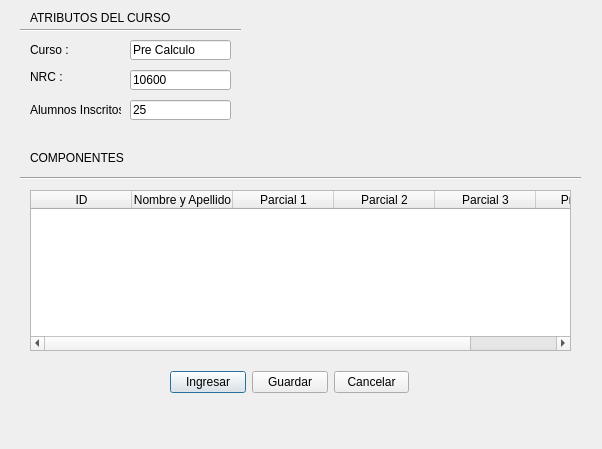
<?xml version="1.0" encoding="UTF-8"?>
<ui version="4.0">
 <class>IngresarNotas</class>
 <widget class="QDialog" name="IngresarNotas">
  <property name="geometry">
   <rect>
    <x>0</x>
    <y>0</y>
    <width>602</width>
    <height>449</height>
   </rect>
  </property>
  <property name="minimumSize">
   <size>
    <width>602</width>
    <height>407</height>
   </size>
  </property>
  <property name="windowTitle">
   <string>Dialog</string>
  </property>
  <widget class="QLineEdit" name="lineEdit">
   <property name="geometry">
    <rect>
     <x>130</x>
     <y>40</y>
     <width>101</width>
     <height>20</height>
    </rect>
   </property>
   <property name="text">
    <string>Pre Calculo</string>
   </property>
  </widget>
  <widget class="QLineEdit" name="lineEdit_2">
   <property name="geometry">
    <rect>
     <x>130</x>
     <y>70</y>
     <width>101</width>
     <height>20</height>
    </rect>
   </property>
   <property name="text">
    <string>10600</string>
   </property>
  </widget>
  <widget class="QLineEdit" name="lineEdit_3">
   <property name="geometry">
    <rect>
     <x>130</x>
     <y>100</y>
     <width>101</width>
     <height>20</height>
    </rect>
   </property>
   <property name="text">
    <string>25</string>
   </property>
  </widget>
  <widget class="QLabel" name="label">
   <property name="geometry">
    <rect>
     <x>30</x>
     <y>40</y>
     <width>81</width>
     <height>20</height>
    </rect>
   </property>
   <property name="text">
    <string>Curso :</string>
   </property>
  </widget>
  <widget class="QLabel" name="label_2">
   <property name="geometry">
    <rect>
     <x>30</x>
     <y>70</y>
     <width>47</width>
     <height>13</height>
    </rect>
   </property>
   <property name="text">
    <string>NRC :</string>
   </property>
  </widget>
  <widget class="QLabel" name="label_3">
   <property name="geometry">
    <rect>
     <x>30</x>
     <y>100</y>
     <width>91</width>
     <height>20</height>
    </rect>
   </property>
   <property name="text">
    <string>Alumnos Inscritos :</string>
   </property>
  </widget>
  <widget class="QLabel" name="label_4">
   <property name="geometry">
    <rect>
     <x>30</x>
     <y>10</y>
     <width>181</width>
     <height>16</height>
    </rect>
   </property>
   <property name="text">
    <string>ATRIBUTOS DEL CURSO</string>
   </property>
  </widget>
  <widget class="QLabel" name="label_5">
   <property name="geometry">
    <rect>
     <x>30</x>
     <y>150</y>
     <width>131</width>
     <height>16</height>
    </rect>
   </property>
   <property name="text">
    <string>COMPONENTES</string>
   </property>
  </widget>
  <widget class="Line" name="line">
   <property name="geometry">
    <rect>
     <x>20</x>
     <y>20</y>
     <width>221</width>
     <height>20</height>
    </rect>
   </property>
   <property name="orientation">
    <enum>Qt::Horizontal</enum>
   </property>
  </widget>
  <widget class="Line" name="line_2">
   <property name="geometry">
    <rect>
     <x>20</x>
     <y>170</y>
     <width>561</width>
     <height>16</height>
    </rect>
   </property>
   <property name="orientation">
    <enum>Qt::Horizontal</enum>
   </property>
  </widget>
  <widget class="QTableWidget" name="tableWidget">
   <property name="geometry">
    <rect>
     <x>30</x>
     <y>190</y>
     <width>541</width>
     <height>161</height>
    </rect>
   </property>
   <attribute name="horizontalHeaderDefaultSectionSize">
    <number>101</number>
   </attribute>
   <column>
    <property name="text">
     <string>ID</string>
    </property>
   </column>
   <column>
    <property name="text">
     <string>Nombre y Apellido</string>
    </property>
   </column>
   <column>
    <property name="text">
     <string>Parcial 1</string>
    </property>
   </column>
   <column>
    <property name="text">
     <string>Parcial 2</string>
    </property>
   </column>
   <column>
    <property name="text">
     <string>Parcial 3</string>
    </property>
   </column>
   <column>
    <property name="text">
     <string>Promedio</string>
    </property>
   </column>
  </widget>
  <widget class="QWidget" name="">
   <property name="geometry">
    <rect>
     <x>170</x>
     <y>370</y>
     <width>239</width>
     <height>25</height>
    </rect>
   </property>
   <layout class="QHBoxLayout" name="horizontalLayout">
    <item>
     <widget class="QPushButton" name="btnIngresar">
      <property name="text">
       <string>Ingresar</string>
      </property>
     </widget>
    </item>
    <item>
     <widget class="QPushButton" name="btnGuardar">
      <property name="text">
       <string>Guardar</string>
      </property>
     </widget>
    </item>
    <item>
     <widget class="QPushButton" name="btnCancelar">
      <property name="text">
       <string>Cancelar</string>
      </property>
     </widget>
    </item>
   </layout>
  </widget>
 </widget>
 <resources/>
 <connections/>
</ui>
